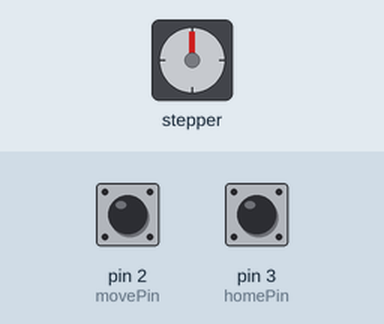
Simulated run of this sketch. Board: Arduino Uno, built with avr-gcc and run on an emulated ATmega328P. Parts: stepper motor. Inputs (shaded band) come from the test bench; at power-on: pin 2 (movePin) HIGH, pin 3 (homePin) HIGH. Stepper angles assume 1600 steps per turn.

Above: at 1.2 s.
1.3 s: pin 2 (movePin) pulled LOW for 0.15 s
At 2.0 s:
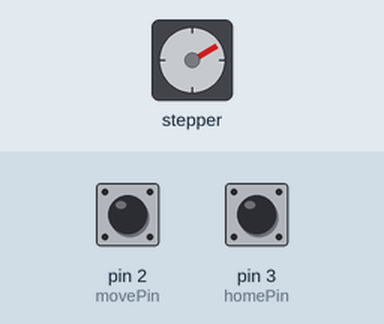
3.2 s: pin 3 (homePin) pulled LOW for 0.15 s
At 4.7 s:
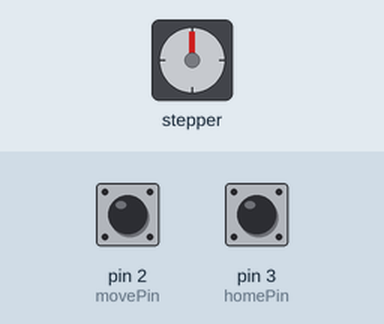
5.1 s: pin 2 (movePin) pulled LOW for 1 s
At 7.4 s:
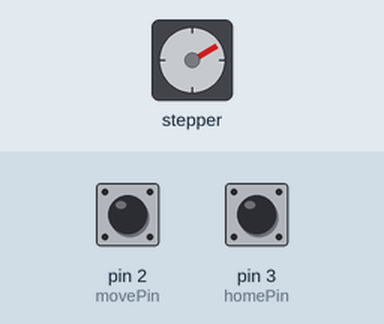
7.9 s: pin 2 (movePin) pulled LOW for 0.15 s
At 9.5 s:
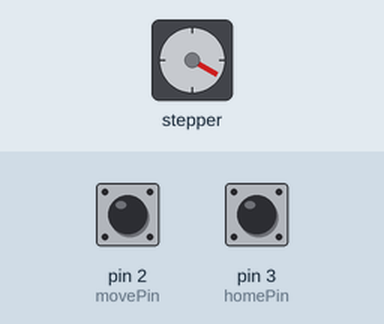
9.8 s: pin 2 (movePin) pulled LOW for 3.2 s
At 13.7 s:
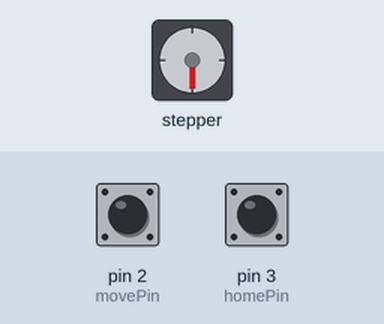
14.8 s: pin 2 (movePin) pulled LOW for 0.15 s
At 15.9 s:
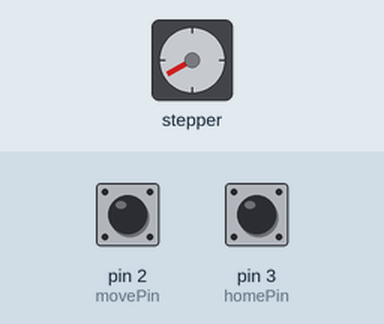
Timing chart, 0 to 17.7 s (numbered marks = the images above; inputs shaded):
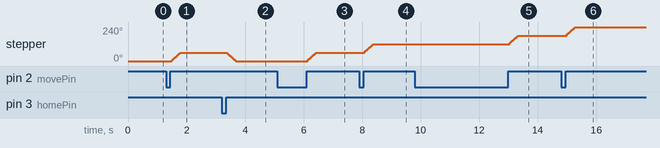

The sketch:

finalDraftWithSwitch.ino
```cpp
#include <AccelStepper.h>

//State Default
volatile int state = 0;
const long speed = 889;
// const int microLevel = 8;
// const long stepsPR = 200 * microLevel;
const long stepsPR = 1600;
//Digital Output Pins
const int stepPin1 = 5;
const int directionPin1 = 4;
const int stepPin2 = 6;
const int directionPin2 = 7;
//Digital Interrupt Pins
const int movePin = 2;
const int homePin = 3;
//Delay Amount with microstep listed on the side
// const int del = 3; //Microstep 8
//Tracking Variables
volatile int curPos1 = 0;
volatile int curPos2= 0;
int rotPos1; //Need to track rotational position because AccelStep does not reset after a full revolution
int rotPos2; //Need to track rotational position because AccelStep does not reset after a full revolution
// const long stepArray[6] = {33, 66, 100, 133, 166, 200};
const long stepArray[6] = {267, 534, 800, 1067, 1334, 1600};
//Declaring a AccelStepper object ~ stepper1 & stepper2 (soon)
AccelStepper stepper1 = AccelStepper(AccelStepper::DRIVER, stepPin1, directionPin1);
AccelStepper stepper2 = AccelStepper(AccelStepper::DRIVER, stepPin2, directionPin2);
//Declaring ISR functions
void move() {
  if (state == 0){
    state = 1;
  }
}

void home() {
  if (state == 0){
    state = 2;
  }
}

// int rotCalc(AccelStepper stepper, int stepsPR = stepsPR){
//   int rotPos = stepper.currentPosition() % stepsPR;
//   return rotPos;
// }

void setup() {
  //Setting stepper speeds
  stepper1.setMaxSpeed(speed);
  stepper2.setMaxSpeed(speed);
  //Setting acceleration to 0 because default is 1
  // stepper1.setAcceleration(0);
  // stepper2.setAcceleration(0);
  //Setting pinModes
  pinMode(movePin, INPUT_PULLUP);
  pinMode(homePin, INPUT_PULLUP);
  //Assigning ISRs to interrupt pins
  attachInterrupt(digitalPinToInterrupt(movePin), move, RISING);
  attachInterrupt(digitalPinToInterrupt(homePin), home, RISING);
}

void loop() {

  if (state == 1){
    stepper1.setCurrentPosition(stepper1.currentPosition() % stepsPR);
    stepper2.setCurrentPosition(stepper2.currentPosition() % stepsPR);
    if((curPos1 + 1) % 6 == 0){
      stepper2.moveTo(stepArray[curPos2]);
      stepper2.setSpeed(speed);
      while(stepper2.distanceToGo() != 0){
        stepper2.runSpeedToPosition();
      }
      curPos2 = (curPos2 + 1) % 6;
    }
    stepper1.moveTo(stepArray[curPos1]);
    stepper1.setSpeed(speed);
    while(stepper1.distanceToGo() != 0){
      stepper1.runSpeedToPosition();
    }

    curPos1 = (curPos1 + 1) % 6;
    state = 0;
  }
  if (state == 2){
    // int steps2 = stepper2.currentPosition() % 1600;
    // int steps2 = rotCalc(stepper2);
    // if(rotCalc(stepper2) <= 800){
    //   steps2 *= -1;
    // }

    // int steps1 = stepper1.currentPosition() % 1600;
    // int steps1 = rotCalc(stepper1);
    // if(rotCalc(stepper1) <= 800){
    //   steps1 *= -1;
    // }
    int target1 = 0;
    int target2 = 0;
    if (stepper1.currentPosition() >= 800){
      target1 = 1600;
    }
    if (stepper2.currentPosition() >= 800){
      target2 = 1600;
    }

    stepper2.moveTo(target2);
    stepper2.setSpeed(speed);
    while(stepper2.distanceToGo() != 0){
      stepper2.runSpeedToPosition();
    }
    stepper1.moveTo(target1);
    stepper1.setSpeed(speed);
    while(stepper1.distanceToGo() != 0){
      stepper1.runSpeedToPosition();
    }
    stepper2.setCurrentPosition(0);
    stepper1.setCurrentPosition(0);
    state = 0;
    curPos1 = 0;
    rotPos1 = 0;
    curPos2 = 0;
    rotPos2 = 0;
  }
}
```

Measured:
- after the input at 1.3 s, stepper: turns 60° clockwise in 0.29 s, starting after 0.19 s
- after the input at 3.2 s, stepper: turns 60° counter-clockwise in 0.29 s, starting after 0.19 s
- after the input at 5.1 s, stepper: turns 60° clockwise in 0.29 s, starting after 1.0 s
- after the input at 7.9 s, stepper: turns 60° clockwise in 0.29 s, starting after 0.19 s
- after the input at 9.8 s, stepper: turns 60° clockwise in 0.29 s, starting after 3.2 s
- after the input at 14.8 s, stepper: turns 60° clockwise in 0.29 s, starting after 0.19 s
